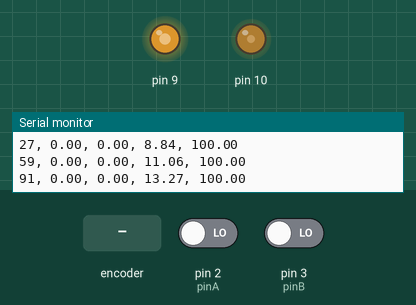
Simulated run of this sketch. Board: Arduino Uno, built with avr-gcc and run on an emulated ATmega328P. Shown: output pins drawn as LEDs (lit = HIGH), the last lines printed to the serial monitor. The inputs (shaded band) are chosen by the test bench; at power-on: pin 2 (pinA) LOW, pin 3 (pinB) LOW.

Above: at 0.16 s.
At 1.2 s:
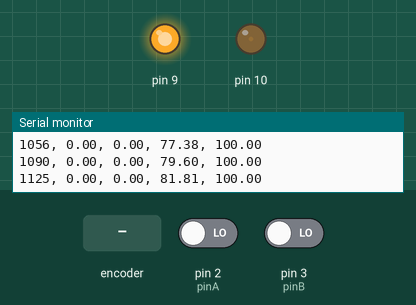
1.3 s: rotary encoder on pin 2 (pinA) / pin 3 (pinB) turned 1 step (first pin leading)
4.5 s: rotary encoder on pin 2 (pinA) / pin 3 (pinB) turned 3 steps (first pin leading)
Timing chart, 0 to 7.5 s (numbered marks = the images above; inputs shaded):
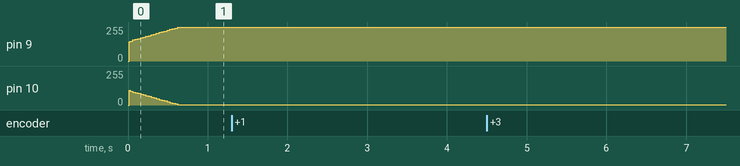

The sketch:

motor_driver.ino
```cpp
#include "PWM.cpp"
#include "RotaryEncoder.h"

PWM* motor;

void setup() {
  motor = new PWM(9, 10);
  initRotaryEncoder(2, 3);
  Serial.begin(9600);
  motor->setDutyCycle((int) (30));
}

float rpmsmooth = 0;
float goalRPM = 100;

float P = 0.02211;
float D = -0.000000000;
float dutyCycle = 0;

int i = 0;
void loop() {
  MotorState ss = getMotorState();
//
  float p = (goalRPM - ss.rpm) * P ;//+ ss.ra * D;
//  float d = -ss.ra / 1000000000;
  dutyCycle += p;
  motor->setDutyCycle((int) 50 - dutyCycle);


  if (i < 600){
    Serial.print(millis());
    Serial.print(", ");
    Serial.print(ss.rpm);
    Serial.print(", ");
    Serial.print(ss.ra * 0.001);
    Serial.print(", ");
    Serial.print(dutyCycle);
    Serial.print(", ");
    Serial.print(goalRPM);
    Serial.println("");
  }


  delay(5);
  i++;
//  if (i%400 == 0) {
//    goalRPM = -50;
//  }
}
```

PWM.cpp
```cpp
#include "arduino.h"
class PWM {
  public:
    int PWMA;
    int PWMB;

    PWM(int a, int b) {
      PWMA = a;
      PWMB = b;

      pinMode(PWMA, OUTPUT);          // output PWMA to Q1
      pinMode(PWMB, OUTPUT);          // output PWMB to Q2

      analogWrite(PWMA, 0);          // let PWMA=0
      analogWrite(PWMB, 0);          // let PWMB=0

      TCCR1A = 0; // clear Timer1 control register TCCR1A & B
      TCCR1B = 0;
      TCNT1 = 0; // clear Timer1 counter register

      TCCR1B |= _BV(CS11); //set prescaler=8 by lettin the bit value of CS11=1 in register TCCR1B, so the clock frequency=16MHz/8=2MHz
      ICR1 = 100;//  phase correct PWM. PWM frequency determined by counting up 0-100 and counting down 100-0 in the input compare register (ICR1), so freq=200*0.5us=10kHz
    }

    void setDutyCycle(int dc){
      int temp = (int)dc;
      temp = constrain(temp,1,99);

      OCR1A = temp; //duty of PWM for pin9 is from output compare register A
      TCCR1A |= _BV(COM1A1) | _BV(COM1A0); //set output to low level

      OCR1B = temp;//duty of PWM for pin10 is from output compare register B
      TCCR1A |= _BV(COM1B1); //set output to high level

      TCCR1B |= _BV(WGM13); //
      TCCR1A |= _BV(WGM11); //Set ICR1 phas correct mode
    }
};
```

RotaryEncoder.h
```cpp
#include "arduino.h"
#define MILIS_TO_MINUTES 60000

 typedef unsigned long time;
 typedef struct MotorState {
  float r;   // revolutions
  float rpm; // revolutions per minute
  float ra; // rotary acceleration
  float dt; // last difference in time
 } motorState;

 int pinA = 2;
 int pinB = 3;
 int CPR = 48;
 float GEAR_RATIO = 74.83;
 float lambda = 0.93;

 volatile long pos = 0;
 volatile byte state = 0;

 void interruptHandler() {
  int a = digitalRead(pinA);
  int b = digitalRead(pinB);
  int newState = (a << 1) | b;
  int di = 0;
  if ((state == 0 && newState == 1) ||
      (state == 1 && newState == 3) ||
      (state == 3 && newState == 2) ||
      (state == 2 && newState == 0)) {
    pos--;
  } else if ((state == 0 && newState == 2) ||
             (state == 2 && newState == 3) ||
             (state == 3 && newState == 1) ||
             (state == 1 && newState == 0)) {
    pos++;
  }
  state = newState;
}

void initRotaryEncoder(int a, int b){
  pinA = a;
  pinB = b;
  pinMode(pinA, INPUT);
  pinMode(pinB, INPUT);
  attachInterrupt(digitalPinToInterrupt(pinA), interruptHandler, CHANGE);
  attachInterrupt(digitalPinToInterrupt(pinB), interruptHandler, CHANGE);
}


time lastTime = 0;
MotorState lastS = {0, 0, 0};
MotorState getMotorState(){
  time now = millis();
  // difference in time (in the unit of minutes)
  float dt = ((float) now - lastTime)/MILIS_TO_MINUTES;
  if (lastTime > now) dt = ((float)(now))/MILIS_TO_MINUTES;
  lastTime = now;

  float r = ((float) pos)/(CPR * GEAR_RATIO);
  float rpm = lastS.rpm * lambda + (r - lastS.r)/dt * (1 - lambda);
  if (isnan(rpm)) rpm = 0;

  float ra = (rpm - lastS.rpm)/dt;

  lastS = {r, rpm, ra, 60*dt};
  return lastS;
}
```
